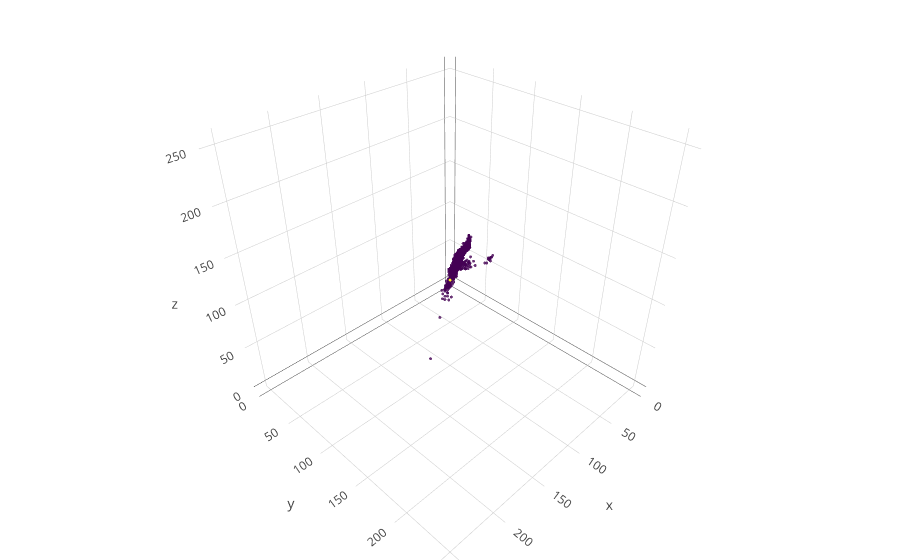

Notebook code for this chart:
### Code cell
import plotly
import plotly.graph_objs as go

import numpy as np

plotly.offline.init_notebook_mode(connected=True)

display_df = img_df

trace1 = go.Scatter3d(
    x=display_df['R'].values,
    y=display_df['G'].values,
    z=display_df['B'].values,
    mode='markers',
    marker=dict(
        size=1,
        color=display_df['label'].values,
        colorscale='Viridis',
        opacity=0.8
    )
)

data = [trace1]
layout = go.Layout(
    margin=dict(
        l=0,
        r=0,
        b=0,
        t=0
    )
)
fig = go.Figure(data=data, layout=layout)
plotly.offline.iplot(fig, filename='simple-3d-scatter')

### Figure 1 — Plotly figure (JSON) as saved in the notebook; plotly's stock layout.template omitted (floating-point values rounded to 4 significant figures; data arrays with more than 128 entries replaced by an {"elided": "..."} marker saying what was removed)
{"data": [{"marker": {"color": {"elided": "7200 int values"}, "colorscale": "Viridis", "opacity": 0.8, "size": 1}, "mode": "markers", "type": "scatter3d", "uid": "af1434fa-c4fe-11e8-92ce-32001ab5f320", "x": {"elided": "7200 float values"}, "y": {"elided": "7200 float values"}, "z": {"elided": "7200 float values"}}], "layout": {"margin": {"b": 0, "l": 0, "r": 0, "t": 0}}}
